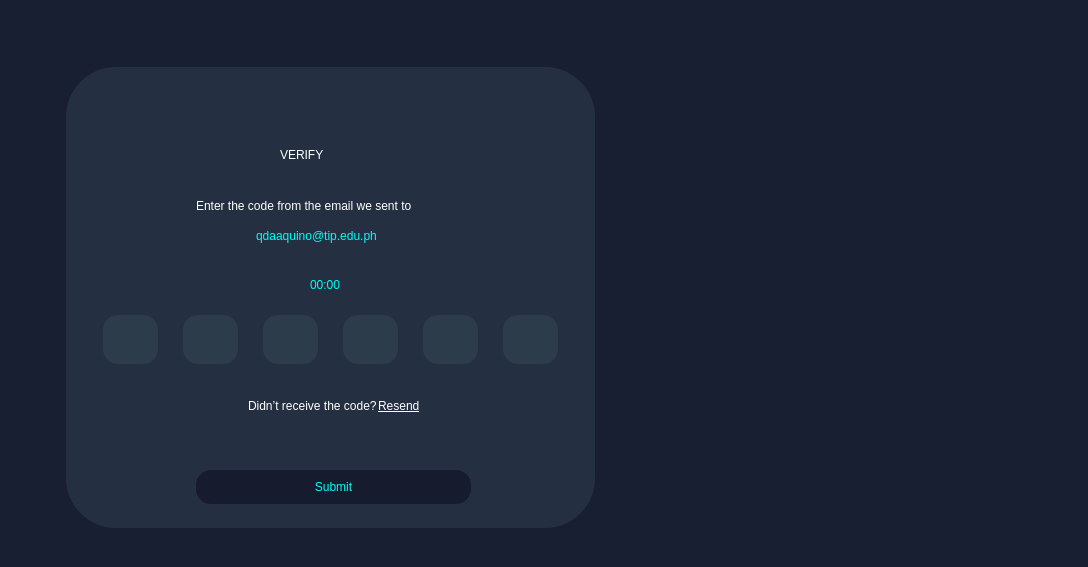
<?xml version="1.0" encoding="UTF-8"?>
<ui version="4.0">
 <class>otp</class>
 <widget class="QDialog" name="otp">
  <property name="geometry">
   <rect>
    <x>0</x>
    <y>0</y>
    <width>1088</width>
    <height>567</height>
   </rect>
  </property>
  <property name="windowTitle">
   <string>Dialog</string>
  </property>
  <property name="styleSheet">
   <string notr="true">background-color: rgb(25, 31, 50);
</string>
  </property>
  <widget class="QLabel" name="enter_text">
   <property name="geometry">
    <rect>
     <x>196</x>
     <y>160</y>
     <width>291</width>
     <height>91</height>
    </rect>
   </property>
   <property name="styleSheet">
    <string notr="true">background-color: rgba(255, 255, 255, 0);
font: 11pt &quot;Segoe UI&quot;;
color: rgb(255, 255, 255);</string>
   </property>
   <property name="text">
    <string>Enter the code from the email we sent to</string>
   </property>
  </widget>
  <widget class="QLineEdit" name="box6">
   <property name="geometry">
    <rect>
     <x>503</x>
     <y>315</y>
     <width>55</width>
     <height>49</height>
    </rect>
   </property>
   <property name="styleSheet">
    <string notr="true">QLineEdit {
border-radius: 15px; 
background-color: rgb(44, 60, 75);
padding: 50px;
	color: rgb(255, 255, 255);
}
</string>
   </property>
  </widget>
  <widget class="QLabel" name="resend_text">
   <property name="geometry">
    <rect>
     <x>378</x>
     <y>390</y>
     <width>51</width>
     <height>31</height>
    </rect>
   </property>
   <property name="styleSheet">
    <string notr="true">background-color: rgba(255, 255, 255, 0);
color: rgb(255, 255, 255);
text-decoration: underline;
font: 9pt &quot;Segoe UI&quot;;</string>
   </property>
   <property name="text">
    <string>Resend</string>
   </property>
  </widget>
  <widget class="QLabel" name="wardenfort">
   <property name="geometry">
    <rect>
     <x>224</x>
     <y>80</y>
     <width>191</width>
     <height>51</height>
    </rect>
   </property>
   <property name="styleSheet">
    <string notr="true">background-color: rgba(255, 255, 255, 0);</string>
   </property>
   <property name="text">
    <string/>
   </property>
   <property name="pixmap">
    <pixmap resource="wardenfort.qrc">:/wardenfort/wardenfort_word (1).png</pixmap>
   </property>
  </widget>
  <widget class="QLabel" name="email_text">
   <property name="geometry">
    <rect>
     <x>256</x>
     <y>190</y>
     <width>160</width>
     <height>91</height>
    </rect>
   </property>
   <property name="styleSheet">
    <string notr="true">background-color: rgba(255, 255, 255, 0);
color: rgb(1, 253, 245);
font: 11pt &quot;Segoe UI&quot;;</string>
   </property>
   <property name="text">
    <string>qdaaquino@tip.edu.ph</string>
   </property>
  </widget>
  <widget class="QPlainTextEdit" name="email_input">
   <property name="geometry">
    <rect>
     <x>196</x>
     <y>220</y>
     <width>271</width>
     <height>41</height>
    </rect>
   </property>
   <property name="styleSheet">
    <string notr="true">background-color: rgba(255, 255, 255, 0);</string>
   </property>
  </widget>
  <widget class="QLineEdit" name="box5">
   <property name="geometry">
    <rect>
     <x>423</x>
     <y>315</y>
     <width>55</width>
     <height>49</height>
    </rect>
   </property>
   <property name="styleSheet">
    <string notr="true">QLineEdit {
border-radius: 15px; 
background-color: rgb(44, 60, 75);
padding: 50px;
	color: rgb(255, 255, 255);
}
</string>
   </property>
  </widget>
  <widget class="QLineEdit" name="box1">
   <property name="geometry">
    <rect>
     <x>103</x>
     <y>315</y>
     <width>55</width>
     <height>49</height>
    </rect>
   </property>
   <property name="styleSheet">
    <string notr="true">QLineEdit {
border-radius: 15px; 
background-color: rgb(44, 60, 75);
padding: 50px;
	color: rgb(255, 255, 255);
}
</string>
   </property>
  </widget>
  <widget class="QWidget" name="widget" native="true">
   <property name="geometry">
    <rect>
     <x>66</x>
     <y>67</y>
     <width>529</width>
     <height>461</height>
    </rect>
   </property>
   <property name="styleSheet">
    <string notr="true">background-color: rgba(44, 60, 75, 0.6); 
border-radius: 50px;</string>
   </property>
  </widget>
  <widget class="QLabel" name="timer">
   <property name="geometry">
    <rect>
     <x>310</x>
     <y>239</y>
     <width>51</width>
     <height>91</height>
    </rect>
   </property>
   <property name="styleSheet">
    <string notr="true">background-color: rgba(255, 255, 255, 0);
font: 700 11pt &quot;Segoe UI&quot;;
color: rgb(1, 253, 245);
</string>
   </property>
   <property name="text">
    <string>00:00</string>
   </property>
  </widget>
  <widget class="QLabel" name="code_text">
   <property name="geometry">
    <rect>
     <x>248</x>
     <y>360</y>
     <width>131</width>
     <height>91</height>
    </rect>
   </property>
   <property name="styleSheet">
    <string notr="true">background-color: rgba(255, 255, 255, 0);
font: 9pt &quot;Segoe UI&quot;;
color: rgb(255, 255, 255);</string>
   </property>
   <property name="text">
    <string>Didn’t receive the code? </string>
   </property>
  </widget>
  <widget class="QLineEdit" name="box2">
   <property name="geometry">
    <rect>
     <x>183</x>
     <y>315</y>
     <width>55</width>
     <height>49</height>
    </rect>
   </property>
   <property name="styleSheet">
    <string notr="true">QLineEdit {
border-radius: 15px; 
background-color: rgb(44, 60, 75);
padding: 50px;
	color: rgb(255, 255, 255);
}
</string>
   </property>
  </widget>
  <widget class="QLineEdit" name="box4">
   <property name="geometry">
    <rect>
     <x>343</x>
     <y>315</y>
     <width>55</width>
     <height>49</height>
    </rect>
   </property>
   <property name="styleSheet">
    <string notr="true">QLineEdit {
border-radius: 15px; 
background-color: rgb(44, 60, 75);
padding: 50px;
	color: rgb(255, 255, 255);
}
</string>
   </property>
  </widget>
  <widget class="QLineEdit" name="box3">
   <property name="geometry">
    <rect>
     <x>263</x>
     <y>315</y>
     <width>55</width>
     <height>49</height>
    </rect>
   </property>
   <property name="styleSheet">
    <string notr="true">QLineEdit {
border-radius: 15px; 
background-color: rgb(44, 60, 75);
padding: 50px;
	color: rgb(255, 255, 255);
}
</string>
   </property>
  </widget>
  <widget class="QPushButton" name="loginButton">
   <property name="geometry">
    <rect>
     <x>196</x>
     <y>470</y>
     <width>275</width>
     <height>34</height>
    </rect>
   </property>
   <property name="minimumSize">
    <size>
     <width>275</width>
     <height>34</height>
    </size>
   </property>
   <property name="maximumSize">
    <size>
     <width>275</width>
     <height>34</height>
    </size>
   </property>
   <property name="styleSheet">
    <string notr="true">QPushButton {
border-radius: 15px; 
background-color: rgb(22, 27, 46);
color: rgb(1,253,245);
}
QPushButton:hover {
}
QPushButton:pressed {
background-color: rgb(24, 40, 55); /* Adjust pressed color if needed */
}</string>
   </property>
   <property name="text">
    <string>Submit</string>
   </property>
  </widget>
  <widget class="QLabel" name="cyber_bg">
   <property name="geometry">
    <rect>
     <x>506</x>
     <y>150</y>
     <width>421</width>
     <height>331</height>
    </rect>
   </property>
   <property name="styleSheet">
    <string notr="true">background-color: rgba(255, 255, 255, 0);</string>
   </property>
   <property name="text">
    <string/>
   </property>
   <property name="pixmap">
    <pixmap resource="wardenfort.qrc">:/wardenfort/wardenfort 1.png</pixmap>
   </property>
  </widget>
  <widget class="QLabel" name="verify_text">
   <property name="geometry">
    <rect>
     <x>280</x>
     <y>130</y>
     <width>90</width>
     <height>50</height>
    </rect>
   </property>
   <property name="styleSheet">
    <string notr="true">font: 700 20pt &quot;Segoe UI&quot;;
background-color: rgba(255, 255, 255, 0);
color: rgb(255, 255, 255);</string>
   </property>
   <property name="text">
    <string>VERIFY</string>
   </property>
  </widget>
  <zorder>widget</zorder>
  <zorder>email_text</zorder>
  <zorder>box2</zorder>
  <zorder>loginButton</zorder>
  <zorder>email_input</zorder>
  <zorder>enter_text</zorder>
  <zorder>verify_text</zorder>
  <zorder>box6</zorder>
  <zorder>wardenfort</zorder>
  <zorder>cyber_bg</zorder>
  <zorder>box3</zorder>
  <zorder>code_text</zorder>
  <zorder>box4</zorder>
  <zorder>timer</zorder>
  <zorder>box1</zorder>
  <zorder>box5</zorder>
  <zorder>resend_text</zorder>
 </widget>
 <resources>
  <include location="wardenfort.qrc"/>
 </resources>
 <connections/>
</ui>
